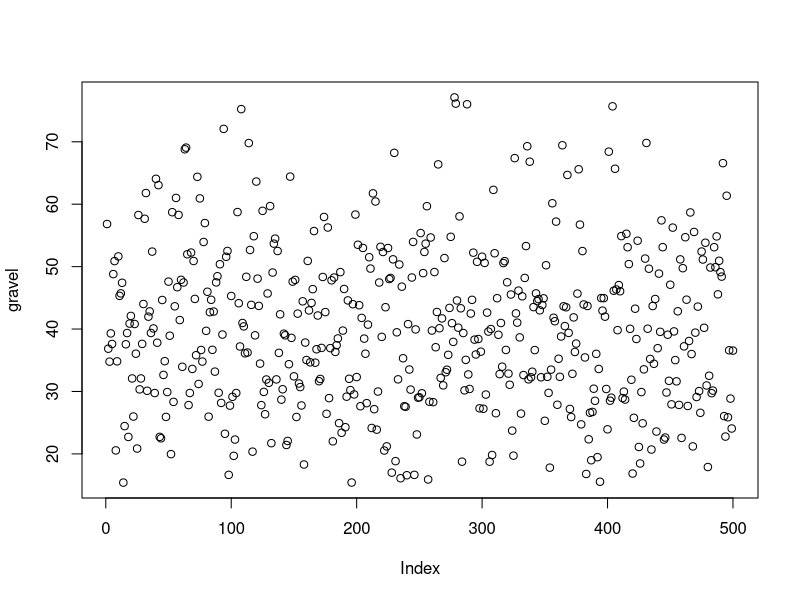
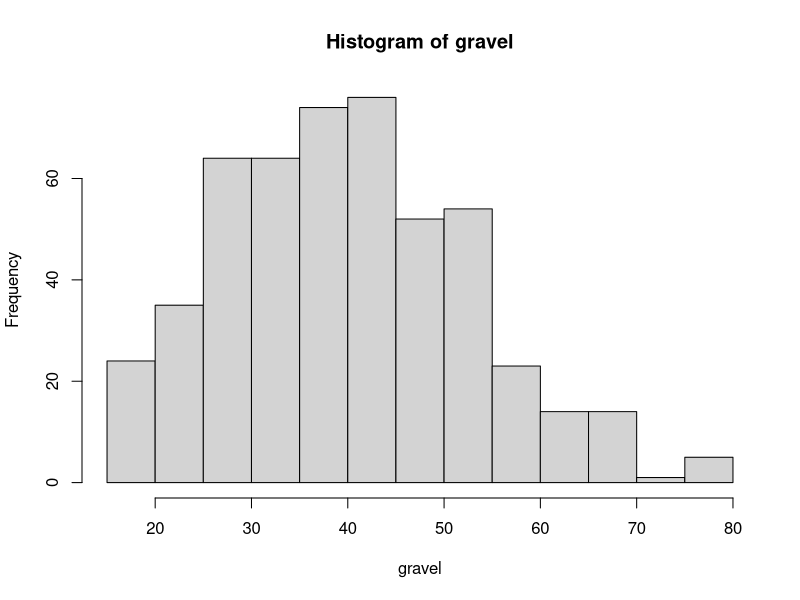
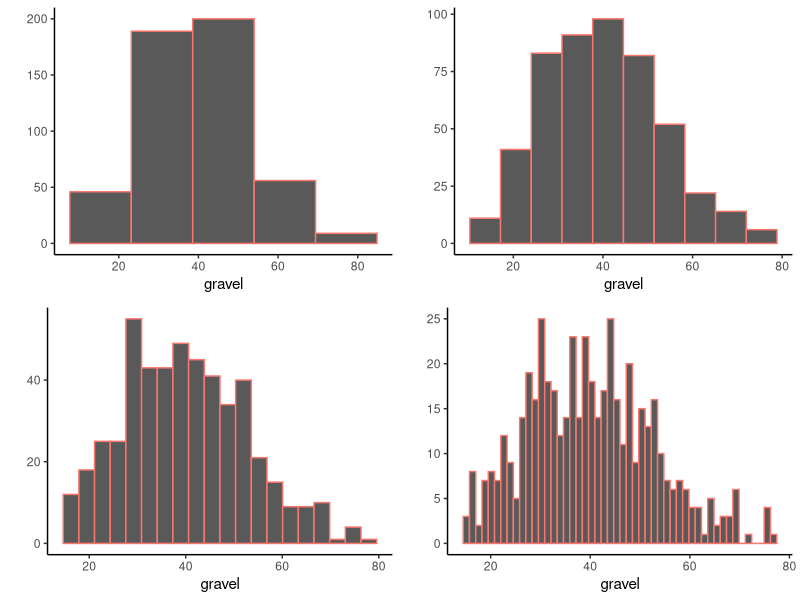
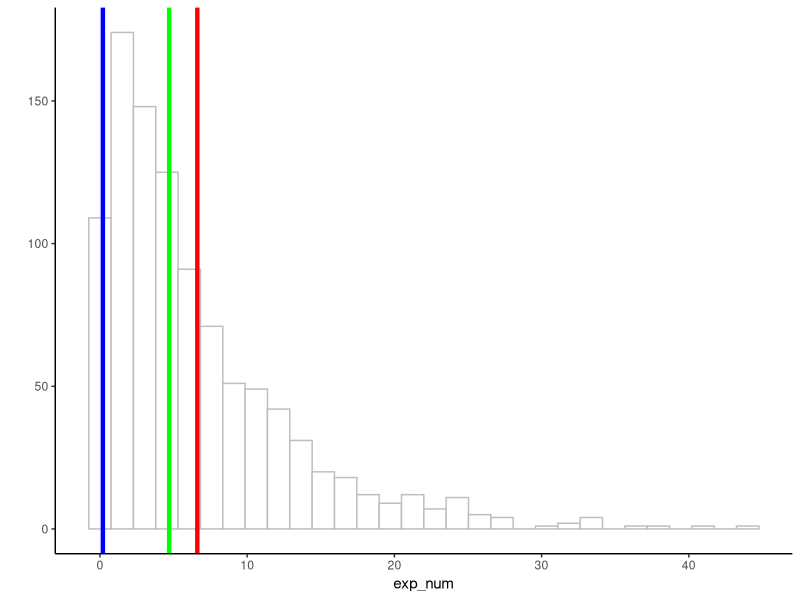
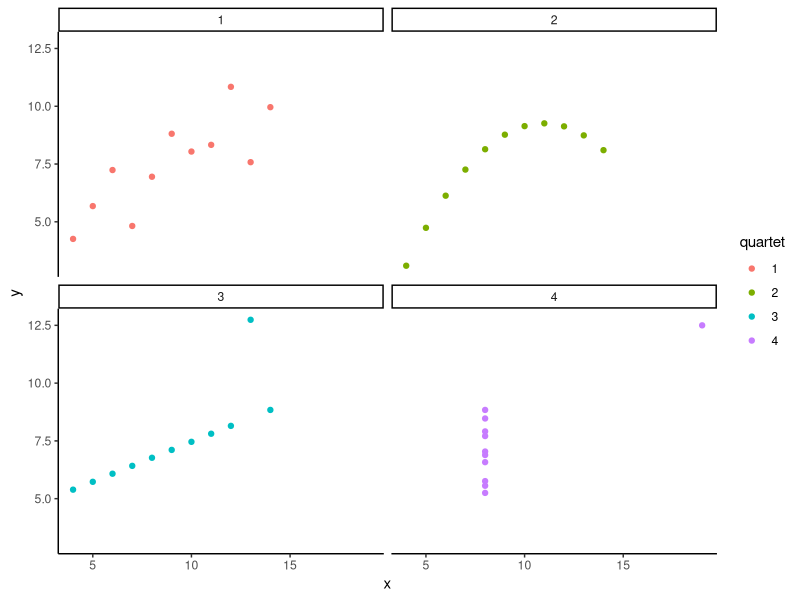

Write R code to recreate these figures, in order.
## ---- chunk 1
library(truncnorm)
gravel<-rtruncnorm(500,15,80,40,15)
knitr::kable(matrix(round(gravel),ncol=10,nrow=50))
## ---- chunk 2
plot(gravel)
## ---- chunk 3
hist(gravel)
## ---- chunk 4

library(ggplot2)
library(ggpubr)

g1 <- qplot(x=gravel, color="white", bins=5)+
  theme_classic()+
  theme(legend.position="none")

g2 <- qplot(x=gravel, color="white", bins=10)+
  theme_classic()+
  theme(legend.position="none")

g3 <- qplot(x=gravel, color="white", bins=20)+
  theme_classic()+
  theme(legend.position="none")

g4 <- qplot(x=gravel, color="white", bins=50)+
  theme_classic()+
  theme(legend.position="none")

ggarrange(g1, g2, g3, g4, ncol=2, nrow=2)

## ---- chunk 5
my_mode <- function(x) {
  ux <- unique(x)
  ux[which.max(tabulate(match(x, ux)))]
}

exp_num<-round(rexp(1000,.15),digits=1)

qplot(exp_num, col=I("grey"), fill=I("white"))+
  geom_vline(xintercept=mean(exp_num), color="red", size=1.5)+
  geom_vline(xintercept=median(exp_num), color="green", size=1.5)+
  geom_vline(xintercept=my_mode(exp_num), color="blue", size=1.5)+
  theme_classic()

## ---- chunk 6
numbers<-c(1, 3, 4, 5, 5, 6, 7, 8, 9, 24)
mat<-matrix(rep(numbers,10),ncol=10)
differences<-t(mat)-numbers
row.names(differences)<-numbers
colnames(differences)<-numbers
knitr::kable(differences,row.names=T)

## ---- chunk 7
numbers<-c(1, 2,3)
mat<-matrix(rep(numbers,3),ncol=3)
differences<-t(mat)-numbers
row.names(differences)<-numbers
colnames(differences)<-numbers
knitr::kable(differences, row.names=T)
## ---- chunk 8
library(dplyr)
scores<-1:6
values<-c(1,6,4,2,6,8)
mean_scores<-mean(values)
Difference_from_Mean<-values-mean_scores
the_df<-data.frame(scores,values,mean=rep(mean_scores,6),Difference_from_Mean)

the_df <- the_df %>%
  rbind(c("Sums",colSums(the_df[1:6,2:4]))) %>%
  rbind(c("Means",colMeans(the_df[1:6,2:4])))
knitr::kable(the_df)

## ---- chunk 9
scores<-1:6
values<-c(1,6,4,2,6,8)
mean_scores<-mean(values)
Difference_from_Mean<-values-mean_scores
Squared_Deviations <- Difference_from_Mean^2
the_df<-data.frame(scores,values,mean=rep(mean_scores,6),Difference_from_Mean,Squared_Deviations)

the_df <- the_df %>%
  rbind(c("Sums",colSums(the_df[1:6,2:5]))) %>%
  rbind(c("Means",colMeans(the_df[1:6,2:5])))
knitr::kable(the_df)

## ---- chunk 10
scores<-1:6
values<-c(1,6,4,2,6,8)
mean_scores<-mean(values)
Difference_from_Mean<-values-mean_scores
Squared_Deviations <- Difference_from_Mean^2
the_df<-data.frame(scores,values,mean=rep(mean_scores,6),Difference_from_Mean,Squared_Deviations)

the_df <- the_df %>%
  rbind(c("Sums",colSums(the_df[1:6,2:5]))) %>%
  rbind(c("Means",colMeans(the_df[1:6,2:5])))
knitr::kable(the_df)

## ---- chunk 11
scores<-1:6
values<-c(1,6,4,2,6,8)
mean_scores<-mean(values)
Difference_from_Mean<-values-mean_scores
Absolute_Deviations <- abs(Difference_from_Mean)
the_df<-data.frame(scores,values,mean=rep(mean_scores,6),Difference_from_Mean,Absolute_Deviations)

the_df <- the_df %>%
  rbind(c("Sums",colSums(the_df[1:6,2:5]))) %>%
  rbind(c("Means",colMeans(the_df[1:6,2:5])))
knitr::kable(the_df)

## ---- chunk 12
library(data.table)
ac <- fread("data/anscombe.txt")
ac<-as.data.frame(ac)

ac_long<-data.frame(x=c(ac[,1],
                        ac[,3],
                        ac[,5],
                        ac[,7]),
                    y=c(ac[,2],
                        ac[,4],
                        ac[,6],
                        ac[,8]),
                    quartet = as.factor(rep(1:4,each=11))
                        )

ggplot(ac_long, aes(x=x, y=y, color=quartet))+
  geom_point()+
  theme_classic()+
  facet_wrap(~quartet)


## ---- chunk 13
library(dplyr)

ac_long_summary <- ac_long %>%
                    dplyr::group_by(quartet) %>%
                    dplyr::summarise(mean_x = mean(x),
                              var_x = var(x),
                              mean_y = mean(y),
                              var_y = var(y))

knitr::kable(ac_long_summary)
